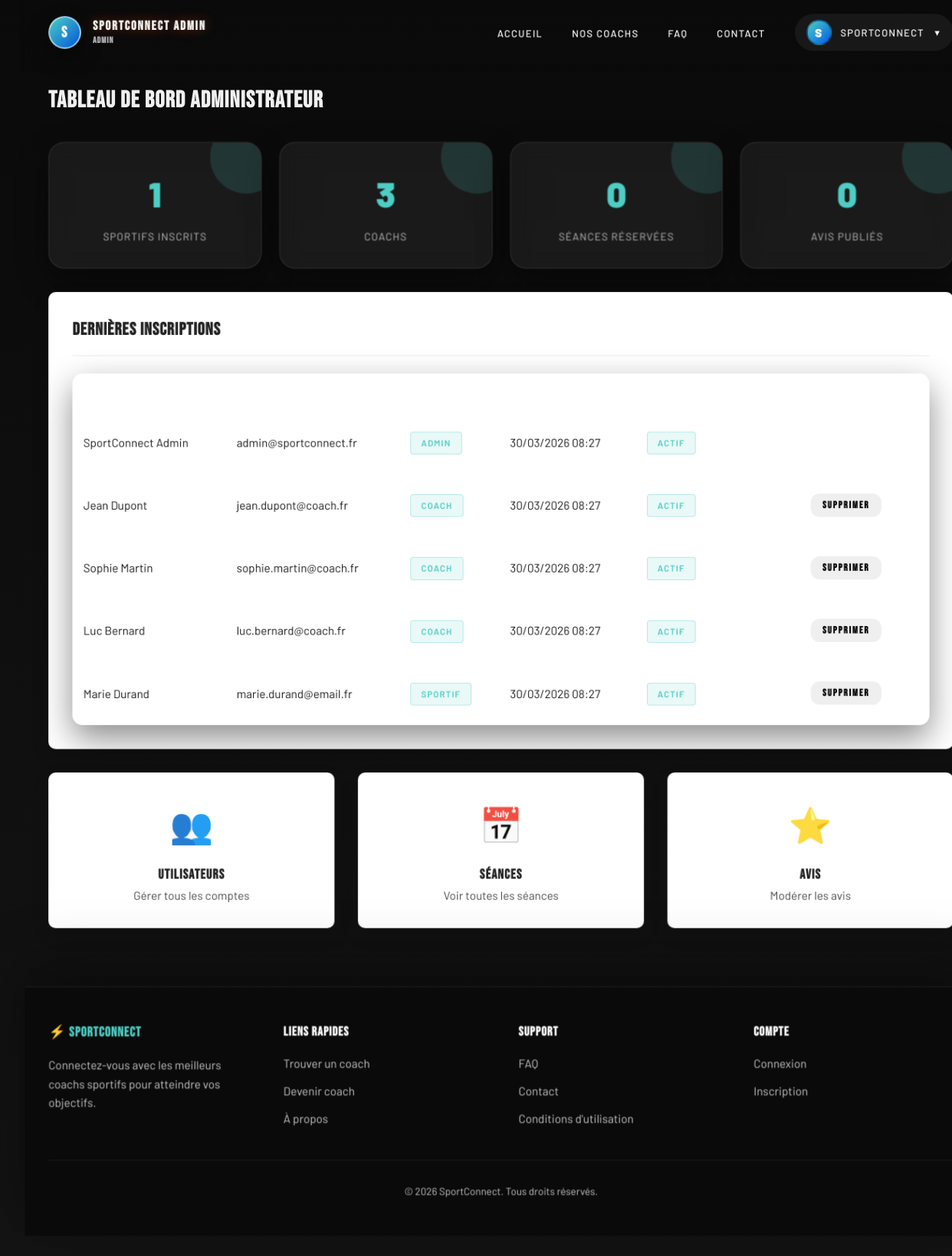
The app's page /old/administration/dashboard.php (signed in) with its own data.
### tables this page shows
CREATE TABLE IF NOT EXISTS utilisateurs (
    id INT AUTO_INCREMENT PRIMARY KEY,
    nom VARCHAR(100) NOT NULL,
    prenom VARCHAR(100) NOT NULL,
    email VARCHAR(255) UNIQUE NOT NULL,
    mot_de_passe VARCHAR(255) NOT NULL,
    role ENUM('sportif', 'coach', 'admin') DEFAULT 'sportif',
    telephone VARCHAR(20),
    photo_profil VARCHAR(255) DEFAULT 'default.jpg',
    banniere_profil VARCHAR(255) DEFAULT NULL,
    date_inscription DATETIME DEFAULT CURRENT_TIMESTAMP,
    actif TINYINT(1) DEFAULT 1,
    INDEX idx_email (email),
    INDEX idx_role (role)
);

### old/administration/dashboard.php (the view, shortened to what this page needs)
<?php
$conn = getConnection();
$stats = $conn->query("
    SELECT
        (SELECT COUNT(*) FROM utilisateurs WHERE role = 'sportif') as nb_sportifs,
        (SELECT COUNT(*) FROM utilisateurs WHERE role = 'coach') as nb_coachs,
        (SELECT COUNT(*) FROM seances) as nb_seances,
        (SELECT COUNT(*) FROM avis) as nb_avis,
        (SELECT COUNT(*) FROM profils_coachs WHERE valide = 0) as coachs_en_attente
")->fetch();
$derniers_users = $conn->query("
    SELECT * FROM utilisateurs
    ORDER BY date_inscription DESC
    LIMIT 10
")->fetchAll();
require_once '../vues/mise-en-page/entete-sous-dossier.php';
?>
<div class="container" style="margin-top: 2rem;">
        <h1 style="margin-bottom: 2rem;">Tableau de bord administrateur</h1>
        <div class="stats-grid">
            <div class="stat-card">
                <div class="stat-value"><?= $stats['nb_sportifs'] ?></div>
                <div class="stat-label">Sportifs inscrits</div>
            </div>
            <div class="stat-card">
                <div class="stat-value"><?= $stats['nb_coachs'] ?></div>
                <div class="stat-label">Coachs</div>
            </div>
            <div class="stat-card">
                <div class="stat-value"><?= $stats['nb_seances'] ?></div>
                <div class="stat-label">Séances réservées</div>
            </div>
            <div class="stat-card">
                <div class="stat-value"><?= $stats['nb_avis'] ?></div>
                <div class="stat-label">Avis publiés</div>
            </div>
        </div>
        <div class="card" style="margin-top: 2rem;">
            <div class="card-header">
                <h2 class="card-title">Dernières inscriptions</h2>
            </div>
            <table class="table" style="width: 100%;">
                <thead>
                    <tr>
                        <th>Nom</th>
                        <th>Email</th>
                        <th>Rôle</th>
                        <th>Date d'inscription</th>
                        <th>Statut</th>
                        <th>Actions</th>
                    </tr>
                </thead>
                <tbody>
                    <?php foreach ($derniers_users as $user): ?>
                        <tr>
                            <td><?= htmlspecialchars($user['prenom'] . ' ' . $user['nom']) ?></td>
                            <td><?= htmlspecialchars($user['email']) ?></td>
                            <td>
                                <?php if ($user['role'] === 'coach'): ?>
                                    <span class="badge badge-info">Coach</span>
                                <?php elseif ($user['role'] === 'admin'): ?>
                                    <span class="badge badge-danger">Admin</span>
                                <?php else: ?>
                                    <span class="badge badge-success">Sportif</span>
                                <?php endif; ?>
                            </td>
                            <td><?= date('d/m/Y H:i', strtotime($user['date_inscription'])) ?></td>
                            <td>
                                <?php if ($user['actif']): ?>
                                    <span class="badge badge-success">Actif</span>
                                <?php else: ?>
                                    <span class="badge badge-danger">Désactivé</span>
                                <?php endif; ?>
                            </td>
                            <td>
                                <?php if ($user['role'] !== 'admin'): ?>
                                    <form method="POST" style="display: inline;">
                                        <button type="submit" name="toggle_actif" class="btn btn-sm btn-outline">
                                        </button>
                                        <button type="submit" name="supprimer_user" class="btn btn-sm btn-danger" onclick="return confirm('Supprimer cet utilisateur ?')">Supprimer</button>
                                    </form>
                                <?php endif; ?>
                            </td>
                        </tr>
                    <?php endforeach; ?>
                </tbody>
            </table>
        </div>
        <div class="grid grid-3" style="margin-top: 2rem;">
            <a href="utilisateurs.php" class="card" style="text-decoration: none; color: inherit; text-align: center;">
                <div style="font-size: 3rem; margin-bottom: 1rem;">👥</div>
                <h3>Utilisateurs</h3>
                <p style="color: var(--gray);">Gérer tous les comptes</p>
            </a>
            <a href="seances.php" class="card" style="text-decoration: none; color: inherit; text-align: center;">
                <div style="font-size: 3rem; margin-bottom: 1rem;">📅</div>
                <h3>Séances</h3>
                <p style="color: var(--gray);">Voir toutes les séances</p>
            </a>
            <a href="avis.php" class="card" style="text-decoration: none; color: inherit; text-align: center;">
                <div style="font-size: 3rem; margin-bottom: 1rem;">⭐</div>
                <h3>Avis</h3>
                <p style="color: var(--gray);">Modérer les avis</p>
            </a>
        </div>
    </div>
<?php require_once '../vues/mise-en-page/pied-de-page-sous-dossier.php'; ?>

### records on screen
utilisateurs: prenom+nom "SportConnect Admin", email "admin@sportconnect.fr", role "ADMIN", date_inscription "30/03/2026 08:27", actif "ACTIF"
utilisateurs: prenom+nom "Jean Dupont", email "jean.dupont@coach.fr", role "COACH", date_inscription "30/03/2026 08:27", actif "ACTIF"
utilisateurs: prenom+nom "Sophie Martin", email "sophie.martin@coach.fr", role "COACH", date_inscription "30/03/2026 08:27", actif "ACTIF"
utilisateurs: prenom+nom "Luc Bernard", email "luc.bernard@coach.fr", role "COACH", date_inscription "30/03/2026 08:27", actif "ACTIF"
utilisateurs: prenom+nom "Marie Durand", email "marie.durand@email.fr", role "SPORTIF", date_inscription "30/03/2026 08:27", actif "ACTIF"

### other values on screen
substr($_SESSION['prenom'], 0, 1) "S"
$_SESSION['prenom'] . ' ' . $_SESSION['nom'] "SPORTCONNECT ADMIN"
$_SESSION['role'] "ADMIN"
$_SESSION['prenom'] "SPORTCONNECT"
$stats['nb_sportifs'] "1"
$stats['nb_coachs'] "3"
$stats['nb_seances'] "0"
$stats['nb_avis'] "0"
